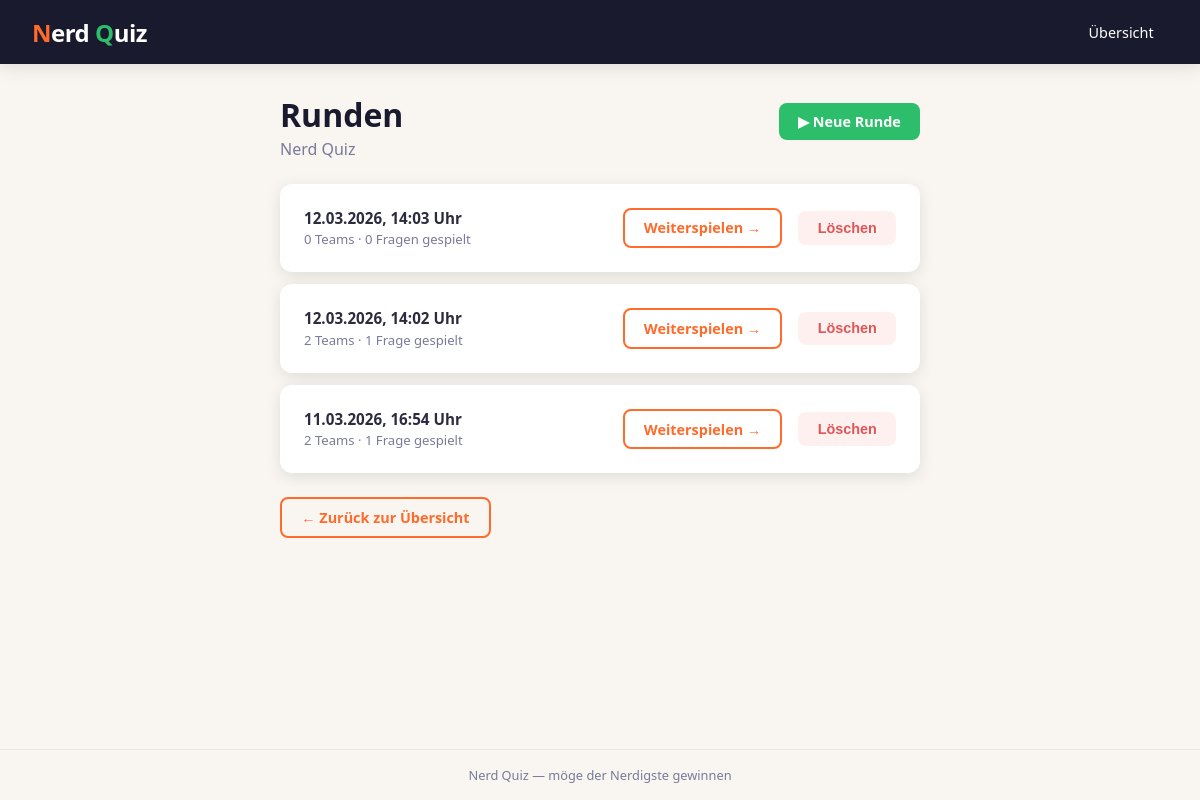
Page /quiz/2/sessions/ on the committed database.
### app/models.py (models this page shows, shortened)
class Quiz(models.Model):
    name = models.CharField(max_length=200)
    description = models.TextField(blank=True)

class GameSession(models.Model):
    quiz = models.ForeignKey(Quiz, on_delete=models.CASCADE, related_name='sessions')
    started_at = models.DateTimeField(auto_now_add=True)
    points_doubled = models.BooleanField(default=False)

### app/views.py (the view)
# urls.py: path('quiz/<int:pk>/sessions/', views.quiz_sessions, name='quiz_sessions'),
def quiz_sessions(request, pk):
    quiz = get_object_or_404(Quiz, pk=pk)
    if request.method == 'POST' and 'delete_pk' in request.POST:
        GameSession.objects.filter(pk=request.POST['delete_pk'], quiz=quiz).delete()
        return redirect('quiz_sessions', pk=quiz.pk)
    sessions = quiz.sessions.annotate(
        team_count=Count('teams', distinct=True),
        answered_count=Count('scores', distinct=True),
    ).order_by('-started_at')
    return render(request, 'quiz_sessions.html', {'quiz': quiz, 'sessions': sessions})

### app/templates/quiz_sessions.html (shortened to what this page needs)
{% extends "base.html" %}
{% block content %}
<div style="max-width:640px; margin:0 auto;">
    <div style="display:flex; align-items:baseline; justify-content:space-between; margin-bottom:1.5rem;">
        <div>
            <h1 style="margin-bottom:0.2rem;">Runden</h1>
            <p style="color:var(--muted);">{{ quiz.name }}</p>
        </div>
        <a href="{% url 'play_start' quiz_pk=quiz.pk %}" class="btn btn-secondary">▶ Neue Runde</a>
    </div>
    {% if sessions %}
    <div style="display:flex; flex-direction:column; gap:0.75rem;">
        {% for session in sessions %}
        <div class="card" style="display:flex; align-items:center; gap:1rem;">
            <div style="flex:1; min-width:0;">
                <p style="font-weight:700; font-size:0.95rem;">{{ session.started_at|date:"d.m.Y, H:i" }} Uhr</p>
                <p style="font-size:0.82rem; color:var(--muted); margin-top:0.15rem;">
                    {{ session.team_count }} Team{{ session.team_count|pluralize:"s" }}
                    &middot;
                    {{ session.answered_count }} Frage{{ session.answered_count|pluralize:"n" }} gespielt
                </p>
            </div>
            <a href="{% url 'play' session_pk=session.pk %}" class="btn btn-outline" style="flex-shrink:0;">
                Weiterspielen &rarr;
            </a>
            <form method="post" onsubmit="return confirm('Runde wirklich löschen?')" style="flex-shrink:0;">
                <button type="submit" class="btn" style="background:#FFF0F0; color:#E05555; border:none;">Löschen</button>
            </form>
        </div>
        {% endfor %}
    </div>
    {% else %}
    <div class="card" style="text-align:center; padding:3rem; color:var(--muted);">
        <p>Noch keine Runden — ran ans Quiz!</p>
    </div>
    {% endif %}
    <div style="margin-top:1.5rem;">
        <a href="{% url 'homepage' %}" class="btn btn-outline">&larr; Zurück zur Übersicht</a>
    </div>
</div>
{% endblock %}

### app/templates/base.html (style rules this page uses)
:root { --orange: #FF6B2B; --orange-light: #FF9A5C; --orange-pale: #FFF0E8; --green: #2DBE6C; --green-light: #5DD68E; --green-pale: #E8FBF1; --dark: #1A1A2E; --text: #2C2C3E; --muted: #7A7A9A; --white: #FFFFFF; --radius: 12px; --shadow: 0 4px 16px rgba(0,0,0,0.10); }
* { box-sizing: border-box; margin: 0; padding: 0; }
body { font-family: 'Segoe UI', system-ui, sans-serif; background-color: #F9F5F0; color: var(--text); min-height: 100vh; display: flex; flex-direction: column; }
.card { background: var(--white); border-radius: var(--radius); box-shadow: var(--shadow); padding: 1.5rem; }
.btn { display: inline-block; padding: 0.55rem 1.2rem; border-radius: 8px; font-size: 0.9rem; font-weight: 600; cursor: pointer; border: none; text-decoration: none; transition: filter 0.15s, transform 0.1s; }
.btn-secondary { background: var(--green); color: var(--white); }
.btn-outline { background: transparent; color: var(--orange); border: 2px solid var(--orange); }
h1, h2, h3 { font-weight: 800; line-height: 1.2; }
h1 { font-size: 2rem; color: var(--dark); }

### rows in the picture
Quiz: name "Nerd Quiz"
GameSession: started_at "12.03.2026, 14:03", team_count "0", answered_count "0"
GameSession: started_at "12.03.2026, 14:02", team_count "2", answered_count "1"
GameSession: started_at "11.03.2026, 16:54", team_count "2", answered_count "1"
